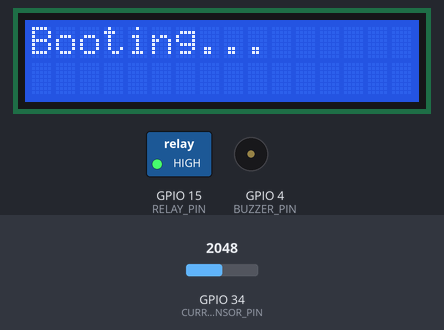
This sketch was run on a simulated ESP32. Parts: 16×2 character LCD, switched loads named in the sketch (green lamp = pin HIGH), buzzer (waves = sounding, pin HIGH). The test bench sets the inputs (shaded band); at power-on: GPIO 34 (CURRENT_SENSOR_PIN) = 2048. WiFi joins after 1.5 s; servers stay silent unless stated; web services answer with replies made up by the test bench; what the sketch prints to the serial monitor is not drawn.

Above: at 1.6 s.
At 3.7 s:
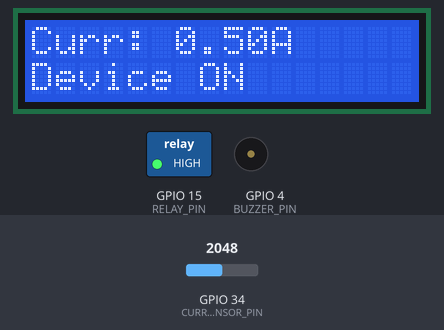
3.8 s: GPIO 34 (CURRENT_SENSOR_PIN) set to 1254
At 5.2 s:
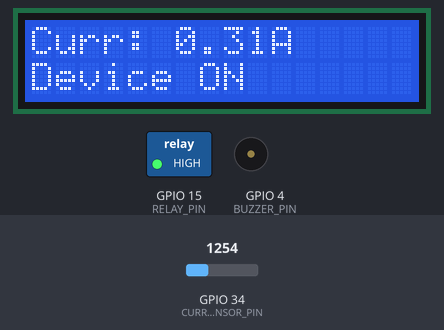
5.5 s: GPIO 34 (CURRENT_SENSOR_PIN) set to 1190
At 6.7 s:
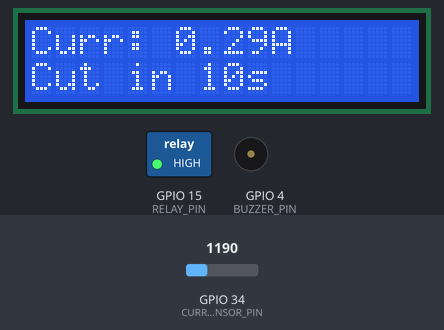
9.0 s: GPIO 34 (CURRENT_SENSOR_PIN) set to 1228
At 24.1 s:
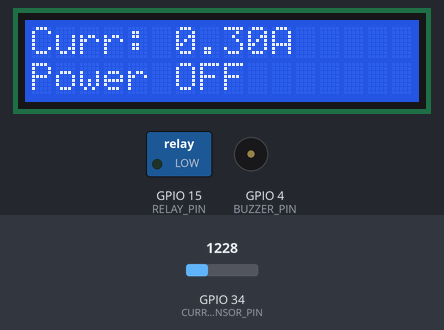
Timing chart, 0 to 25.0 s (numbered marks = the images above; inputs shaded):
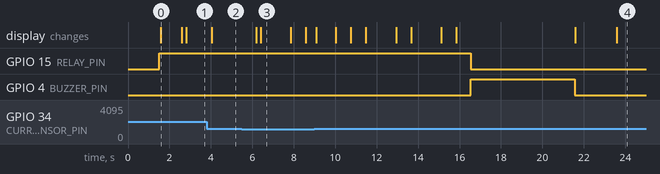

Measured:
- the behaviour switches between 1229 and 1228 on GPIO 34 (CURRENT_SENSOR_PIN) (found by bisection; images 2 and 3)
- after the input at 3.8 s, the display: changes after 0.25 s (image 2)
- after the input at 5.5 s, the display: first changes after 0.69 s (image 3 shows a later state)
- what the display in image 0 shows lasts 1.0 s, from 1.6 s to 2.6 s
- what the display in image 3 shows lasts 1.5 s, from 6.4 s to 7.9 s

The sketch:

wokwi_simulation_code.ino
```cpp
#include <WiFi.h>
#include <HTTPClient.h>
#include <Wire.h>
#include <LiquidCrystal_I2C.h>

#define CURRENT_SENSOR_PIN 34
#define RELAY_PIN 15
#define BUZZER_PIN 4

// ThingSpeak details
const char* ssid = "Wokwi-GUEST";   // Wokwi default WiFi
const char* password = "";          // No password
String apiKey = "45UMVD1UTL0CWA98";  // Replace with your key
const char* server = "http://api.thingspeak.com/update";

const float phantomThreshold = 0.3; // 0.3A for simulation
const float activeThreshold = 0.5;  // 0.5A for reactivation
unsigned long lowCurrentStart = 0;
bool relayOn = true;
float phantomLoadPower = 5.0; // 5W assumed standby power
unsigned long totalCutoffTime = 0;
unsigned long lastCutoffStart = 0;

LiquidCrystal_I2C lcd(0x27, 16, 2);

void setup() {
  Serial.begin(115200);

  // WiFi connection
  WiFi.begin(ssid, password);
  Serial.print("Connecting to WiFi");
  while (WiFi.status() != WL_CONNECTED) {
    delay(500);
    Serial.print(".");
  }
  Serial.println("\nConnected to WiFi");

  pinMode(RELAY_PIN, OUTPUT);
  digitalWrite(RELAY_PIN, HIGH);
  relayOn = true;

  pinMode(BUZZER_PIN, OUTPUT);
  digitalWrite(BUZZER_PIN, LOW);

  lcd.init();
  lcd.backlight();
  lcd.setCursor(0, 0);
  lcd.print("Booting...");
  delay(1000);
  lcd.clear();
}

void loop() {
  int raw = analogRead(CURRENT_SENSOR_PIN);
  float voltage = raw * (3.3 / 4095.0);
  float current = voltage / 3.3 * 1.0; // Simulated: 0 to 1.0A

  Serial.print("Current: ");
  Serial.print(current, 2);
  Serial.println(" A");

  lcd.setCursor(0, 0);
  lcd.print("Curr: ");
  lcd.print(current, 2);
  lcd.print("A  ");

  // Send data to ThingSpeak
  if (WiFi.status() == WL_CONNECTED) {
    HTTPClient http;
    String url = String(server) + "?api_key=" + apiKey + "&field1=" + String(current, 2);
    http.begin(url);
    int httpCode = http.GET();
    if (httpCode > 0) {
      Serial.println("ThingSpeak Update Success");
    } else {
      Serial.println("ThingSpeak Update Failed");
    }
    http.end();
  }

  // Phantom load detection
  if (current < phantomThreshold) {
    if (lowCurrentStart == 0) {
      lowCurrentStart = millis();
      lastCutoffStart = millis();
    }

    int countdown = 10 - (millis() - lowCurrentStart) / 1000;
    if (countdown > 0) {
      lcd.setCursor(0, 1);
      lcd.print("Cut in ");
      lcd.print(countdown);
      lcd.print("s    ");
    }

    if ((millis() - lowCurrentStart) >= 10000 && relayOn) {
      Serial.println("Phantom load detected. Cutting off.");
      digitalWrite(RELAY_PIN, LOW);
      relayOn = false;

      digitalWrite(BUZZER_PIN, HIGH);
      delay(5000);
      digitalWrite(BUZZER_PIN, LOW);

      lcd.clear();
      lcd.setCursor(0, 0);
      lcd.print("Phantom Load!");
      lcd.setCursor(0, 1);
      lcd.print("Power OFF");
      delay(1500);
    }
  }
  else if (current > activeThreshold) { // Hysteresis margin
    if (!relayOn) {
      totalCutoffTime += (millis() - lastCutoffStart);
    }

    lowCurrentStart = 0;
    if (!relayOn) {
      Serial.println("Device reactivated. Power ON.");
      digitalWrite(RELAY_PIN, HIGH);
      relayOn = true;
      lcd.clear();
    }
    lcd.setCursor(0, 1);
    lcd.print("Device ON       ");
  }

  delay(500);
}
```
